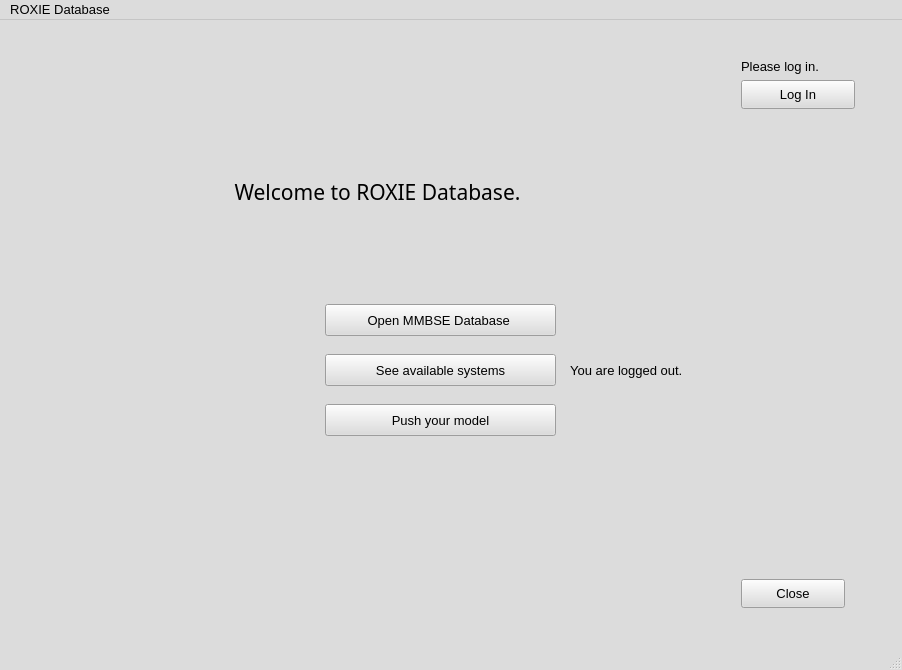
<?xml version="1.0" encoding="UTF-8"?>
<ui version="4.0">
 <class>MainWindow</class>
 <widget class="QMainWindow" name="MainWindow">
  <property name="geometry">
   <rect>
    <x>0</x>
    <y>0</y>
    <width>902</width>
    <height>670</height>
   </rect>
  </property>
  <property name="sizePolicy">
   <sizepolicy hsizetype="MinimumExpanding" vsizetype="MinimumExpanding">
    <horstretch>0</horstretch>
    <verstretch>0</verstretch>
   </sizepolicy>
  </property>
  <property name="maximumSize">
   <size>
    <width>1677550</width>
    <height>16777215</height>
   </size>
  </property>
  <property name="palette">
   <palette>
    <active>
     <colorrole role="WindowText">
      <brush brushstyle="SolidPattern">
       <color alpha="255">
        <red>0</red>
        <green>0</green>
        <blue>0</blue>
       </color>
      </brush>
     </colorrole>
     <colorrole role="Button">
      <brush brushstyle="SolidPattern">
       <color alpha="255">
        <red>220</red>
        <green>220</green>
        <blue>220</blue>
       </color>
      </brush>
     </colorrole>
     <colorrole role="Light">
      <brush brushstyle="SolidPattern">
       <color alpha="255">
        <red>255</red>
        <green>255</green>
        <blue>255</blue>
       </color>
      </brush>
     </colorrole>
     <colorrole role="Midlight">
      <brush brushstyle="SolidPattern">
       <color alpha="255">
        <red>237</red>
        <green>237</green>
        <blue>237</blue>
       </color>
      </brush>
     </colorrole>
     <colorrole role="Dark">
      <brush brushstyle="SolidPattern">
       <color alpha="255">
        <red>110</red>
        <green>110</green>
        <blue>110</blue>
       </color>
      </brush>
     </colorrole>
     <colorrole role="Mid">
      <brush brushstyle="SolidPattern">
       <color alpha="255">
        <red>147</red>
        <green>147</green>
        <blue>147</blue>
       </color>
      </brush>
     </colorrole>
     <colorrole role="Text">
      <brush brushstyle="SolidPattern">
       <color alpha="255">
        <red>0</red>
        <green>0</green>
        <blue>0</blue>
       </color>
      </brush>
     </colorrole>
     <colorrole role="BrightText">
      <brush brushstyle="SolidPattern">
       <color alpha="255">
        <red>255</red>
        <green>255</green>
        <blue>255</blue>
       </color>
      </brush>
     </colorrole>
     <colorrole role="ButtonText">
      <brush brushstyle="SolidPattern">
       <color alpha="255">
        <red>0</red>
        <green>0</green>
        <blue>0</blue>
       </color>
      </brush>
     </colorrole>
     <colorrole role="Base">
      <brush brushstyle="SolidPattern">
       <color alpha="255">
        <red>255</red>
        <green>255</green>
        <blue>255</blue>
       </color>
      </brush>
     </colorrole>
     <colorrole role="Window">
      <brush brushstyle="SolidPattern">
       <color alpha="255">
        <red>220</red>
        <green>220</green>
        <blue>220</blue>
       </color>
      </brush>
     </colorrole>
     <colorrole role="Shadow">
      <brush brushstyle="SolidPattern">
       <color alpha="255">
        <red>0</red>
        <green>0</green>
        <blue>0</blue>
       </color>
      </brush>
     </colorrole>
     <colorrole role="AlternateBase">
      <brush brushstyle="SolidPattern">
       <color alpha="255">
        <red>237</red>
        <green>237</green>
        <blue>237</blue>
       </color>
      </brush>
     </colorrole>
     <colorrole role="ToolTipBase">
      <brush brushstyle="SolidPattern">
       <color alpha="255">
        <red>255</red>
        <green>255</green>
        <blue>220</blue>
       </color>
      </brush>
     </colorrole>
     <colorrole role="ToolTipText">
      <brush brushstyle="SolidPattern">
       <color alpha="255">
        <red>0</red>
        <green>0</green>
        <blue>0</blue>
       </color>
      </brush>
     </colorrole>
    </active>
    <inactive>
     <colorrole role="WindowText">
      <brush brushstyle="SolidPattern">
       <color alpha="255">
        <red>0</red>
        <green>0</green>
        <blue>0</blue>
       </color>
      </brush>
     </colorrole>
     <colorrole role="Button">
      <brush brushstyle="SolidPattern">
       <color alpha="255">
        <red>220</red>
        <green>220</green>
        <blue>220</blue>
       </color>
      </brush>
     </colorrole>
     <colorrole role="Light">
      <brush brushstyle="SolidPattern">
       <color alpha="255">
        <red>255</red>
        <green>255</green>
        <blue>255</blue>
       </color>
      </brush>
     </colorrole>
     <colorrole role="Midlight">
      <brush brushstyle="SolidPattern">
       <color alpha="255">
        <red>237</red>
        <green>237</green>
        <blue>237</blue>
       </color>
      </brush>
     </colorrole>
     <colorrole role="Dark">
      <brush brushstyle="SolidPattern">
       <color alpha="255">
        <red>110</red>
        <green>110</green>
        <blue>110</blue>
       </color>
      </brush>
     </colorrole>
     <colorrole role="Mid">
      <brush brushstyle="SolidPattern">
       <color alpha="255">
        <red>147</red>
        <green>147</green>
        <blue>147</blue>
       </color>
      </brush>
     </colorrole>
     <colorrole role="Text">
      <brush brushstyle="SolidPattern">
       <color alpha="255">
        <red>0</red>
        <green>0</green>
        <blue>0</blue>
       </color>
      </brush>
     </colorrole>
     <colorrole role="BrightText">
      <brush brushstyle="SolidPattern">
       <color alpha="255">
        <red>255</red>
        <green>255</green>
        <blue>255</blue>
       </color>
      </brush>
     </colorrole>
     <colorrole role="ButtonText">
      <brush brushstyle="SolidPattern">
       <color alpha="255">
        <red>0</red>
        <green>0</green>
        <blue>0</blue>
       </color>
      </brush>
     </colorrole>
     <colorrole role="Base">
      <brush brushstyle="SolidPattern">
       <color alpha="255">
        <red>255</red>
        <green>255</green>
        <blue>255</blue>
       </color>
      </brush>
     </colorrole>
     <colorrole role="Window">
      <brush brushstyle="SolidPattern">
       <color alpha="255">
        <red>220</red>
        <green>220</green>
        <blue>220</blue>
       </color>
      </brush>
     </colorrole>
     <colorrole role="Shadow">
      <brush brushstyle="SolidPattern">
       <color alpha="255">
        <red>0</red>
        <green>0</green>
        <blue>0</blue>
       </color>
      </brush>
     </colorrole>
     <colorrole role="AlternateBase">
      <brush brushstyle="SolidPattern">
       <color alpha="255">
        <red>237</red>
        <green>237</green>
        <blue>237</blue>
       </color>
      </brush>
     </colorrole>
     <colorrole role="ToolTipBase">
      <brush brushstyle="SolidPattern">
       <color alpha="255">
        <red>255</red>
        <green>255</green>
        <blue>220</blue>
       </color>
      </brush>
     </colorrole>
     <colorrole role="ToolTipText">
      <brush brushstyle="SolidPattern">
       <color alpha="255">
        <red>0</red>
        <green>0</green>
        <blue>0</blue>
       </color>
      </brush>
     </colorrole>
    </inactive>
    <disabled>
     <colorrole role="WindowText">
      <brush brushstyle="SolidPattern">
       <color alpha="255">
        <red>110</red>
        <green>110</green>
        <blue>110</blue>
       </color>
      </brush>
     </colorrole>
     <colorrole role="Button">
      <brush brushstyle="SolidPattern">
       <color alpha="255">
        <red>220</red>
        <green>220</green>
        <blue>220</blue>
       </color>
      </brush>
     </colorrole>
     <colorrole role="Light">
      <brush brushstyle="SolidPattern">
       <color alpha="255">
        <red>255</red>
        <green>255</green>
        <blue>255</blue>
       </color>
      </brush>
     </colorrole>
     <colorrole role="Midlight">
      <brush brushstyle="SolidPattern">
       <color alpha="255">
        <red>237</red>
        <green>237</green>
        <blue>237</blue>
       </color>
      </brush>
     </colorrole>
     <colorrole role="Dark">
      <brush brushstyle="SolidPattern">
       <color alpha="255">
        <red>110</red>
        <green>110</green>
        <blue>110</blue>
       </color>
      </brush>
     </colorrole>
     <colorrole role="Mid">
      <brush brushstyle="SolidPattern">
       <color alpha="255">
        <red>147</red>
        <green>147</green>
        <blue>147</blue>
       </color>
      </brush>
     </colorrole>
     <colorrole role="Text">
      <brush brushstyle="SolidPattern">
       <color alpha="255">
        <red>110</red>
        <green>110</green>
        <blue>110</blue>
       </color>
      </brush>
     </colorrole>
     <colorrole role="BrightText">
      <brush brushstyle="SolidPattern">
       <color alpha="255">
        <red>255</red>
        <green>255</green>
        <blue>255</blue>
       </color>
      </brush>
     </colorrole>
     <colorrole role="ButtonText">
      <brush brushstyle="SolidPattern">
       <color alpha="255">
        <red>110</red>
        <green>110</green>
        <blue>110</blue>
       </color>
      </brush>
     </colorrole>
     <colorrole role="Base">
      <brush brushstyle="SolidPattern">
       <color alpha="255">
        <red>220</red>
        <green>220</green>
        <blue>220</blue>
       </color>
      </brush>
     </colorrole>
     <colorrole role="Window">
      <brush brushstyle="SolidPattern">
       <color alpha="255">
        <red>220</red>
        <green>220</green>
        <blue>220</blue>
       </color>
      </brush>
     </colorrole>
     <colorrole role="Shadow">
      <brush brushstyle="SolidPattern">
       <color alpha="255">
        <red>0</red>
        <green>0</green>
        <blue>0</blue>
       </color>
      </brush>
     </colorrole>
     <colorrole role="AlternateBase">
      <brush brushstyle="SolidPattern">
       <color alpha="255">
        <red>220</red>
        <green>220</green>
        <blue>220</blue>
       </color>
      </brush>
     </colorrole>
     <colorrole role="ToolTipBase">
      <brush brushstyle="SolidPattern">
       <color alpha="255">
        <red>255</red>
        <green>255</green>
        <blue>220</blue>
       </color>
      </brush>
     </colorrole>
     <colorrole role="ToolTipText">
      <brush brushstyle="SolidPattern">
       <color alpha="255">
        <red>0</red>
        <green>0</green>
        <blue>0</blue>
       </color>
      </brush>
     </colorrole>
    </disabled>
   </palette>
  </property>
  <property name="font">
   <font>
    <pointsize>10</pointsize>
   </font>
  </property>
  <property name="cursor">
   <cursorShape>ArrowCursor</cursorShape>
  </property>
  <property name="mouseTracking">
   <bool>false</bool>
  </property>
  <property name="windowTitle">
   <string>ROXIE-MMBSE </string>
  </property>
  <property name="documentMode">
   <bool>false</bool>
  </property>
  <widget class="QWidget" name="centralwidget">
   <layout class="QGridLayout" name="gridLayout_4">
    <item row="18" column="1">
     <widget class="QWidget" name="widget" native="true">
      <property name="sizePolicy">
       <sizepolicy hsizetype="MinimumExpanding" vsizetype="MinimumExpanding">
        <horstretch>0</horstretch>
        <verstretch>0</verstretch>
       </sizepolicy>
      </property>
      <property name="maximumSize">
       <size>
        <width>727</width>
        <height>407</height>
       </size>
      </property>
      <layout class="QGridLayout" name="gridLayout_3">
       <property name="topMargin">
        <number>9</number>
       </property>
       <property name="bottomMargin">
        <number>10</number>
       </property>
       <item row="0" column="0" rowspan="2" colspan="2">
        <layout class="QVBoxLayout" name="verticalLayout">
         <item>
          <layout class="QGridLayout" name="gridLayout_2" rowstretch="0,0,0,0,0,0,0" columnstretch="0,0">
           <property name="sizeConstraint">
            <enum>QLayout::SetDefaultConstraint</enum>
           </property>
           <property name="leftMargin">
            <number>0</number>
           </property>
           <property name="topMargin">
            <number>13</number>
           </property>
           <property name="rightMargin">
            <number>2</number>
           </property>
           <property name="bottomMargin">
            <number>4</number>
           </property>
           <property name="horizontalSpacing">
            <number>37</number>
           </property>
           <property name="verticalSpacing">
            <number>52</number>
           </property>
           <item row="6" column="0">
            <widget class="QLabel" name="image">
             <property name="sizePolicy">
              <sizepolicy hsizetype="Fixed" vsizetype="Fixed">
               <horstretch>0</horstretch>
               <verstretch>0</verstretch>
              </sizepolicy>
             </property>
             <property name="minimumSize">
              <size>
               <width>208</width>
               <height>218</height>
              </size>
             </property>
             <property name="maximumSize">
              <size>
               <width>208</width>
               <height>218</height>
              </size>
             </property>
             <property name="styleSheet">
              <string notr="true">QLabel {
    border: 2px;
    border-radius: 10px;
    padding: 1px;
    margin: 1px;
}
</string>
             </property>
             <property name="text">
              <string/>
             </property>
             <property name="pixmap">
              <pixmap>MMBSE_Favicon_Color.png</pixmap>
             </property>
             <property name="scaledContents">
              <bool>true</bool>
             </property>
             <property name="wordWrap">
              <bool>false</bool>
             </property>
            </widget>
           </item>
           <item row="6" column="1">
            <layout class="QGridLayout" name="gridLayout">
             <property name="sizeConstraint">
              <enum>QLayout::SetFixedSize</enum>
             </property>
             <property name="leftMargin">
              <number>9</number>
             </property>
             <property name="topMargin">
              <number>28</number>
             </property>
             <property name="rightMargin">
              <number>1</number>
             </property>
             <property name="bottomMargin">
              <number>16</number>
             </property>
             <item row="2" column="0">
              <widget class="QPushButton" name="button_models">
               <property name="sizePolicy">
                <sizepolicy hsizetype="Fixed" vsizetype="Fixed">
                 <horstretch>0</horstretch>
                 <verstretch>0</verstretch>
                </sizepolicy>
               </property>
               <property name="minimumSize">
                <size>
                 <width>231</width>
                 <height>32</height>
                </size>
               </property>
               <property name="text">
                <string>See available systems</string>
               </property>
               <property name="icon">
                <iconset>
                 <normaloff>../assets/icons/book-open.svg</normaloff>../assets/icons/book-open.svg</iconset>
               </property>
              </widget>
             </item>
             <item row="1" column="0">
              <spacer name="verticalSpacer">
               <property name="orientation">
                <enum>Qt::Vertical</enum>
               </property>
               <property name="sizeType">
                <enum>QSizePolicy::Fixed</enum>
               </property>
               <property name="sizeHint" stdset="0">
                <size>
                 <width>20</width>
                 <height>1</height>
                </size>
               </property>
              </spacer>
             </item>
             <item row="0" column="0">
              <widget class="QPushButton" name="button_open_db">
               <property name="sizePolicy">
                <sizepolicy hsizetype="Fixed" vsizetype="Fixed">
                 <horstretch>0</horstretch>
                 <verstretch>0</verstretch>
                </sizepolicy>
               </property>
               <property name="minimumSize">
                <size>
                 <width>231</width>
                 <height>32</height>
                </size>
               </property>
               <property name="text">
                <string>Open MMBSE Database </string>
               </property>
               <property name="icon">
                <iconset>
                 <normaloff>../assets/icons/cloud.svg</normaloff>../assets/icons/cloud.svg</iconset>
               </property>
              </widget>
             </item>
             <item row="2" column="1">
              <widget class="QLabel" name="label_systems_error">
               <property name="text">
                <string>    You are logged out.</string>
               </property>
              </widget>
             </item>
             <item row="4" column="0">
              <widget class="QPushButton" name="button_push_model">
               <property name="sizePolicy">
                <sizepolicy hsizetype="Fixed" vsizetype="Fixed">
                 <horstretch>0</horstretch>
                 <verstretch>0</verstretch>
                </sizepolicy>
               </property>
               <property name="minimumSize">
                <size>
                 <width>231</width>
                 <height>32</height>
                </size>
               </property>
               <property name="text">
                <string>Push your model</string>
               </property>
               <property name="icon">
                <iconset>
                 <normaloff>../assets/icons/send.svg</normaloff>../assets/icons/send.svg</iconset>
               </property>
              </widget>
             </item>
             <item row="3" column="0">
              <spacer name="verticalSpacer_9">
               <property name="orientation">
                <enum>Qt::Vertical</enum>
               </property>
               <property name="sizeType">
                <enum>QSizePolicy::Fixed</enum>
               </property>
               <property name="sizeHint" stdset="0">
                <size>
                 <width>20</width>
                 <height>1</height>
                </size>
               </property>
              </spacer>
             </item>
             <item row="5" column="0">
              <spacer name="verticalSpacer_3">
               <property name="orientation">
                <enum>Qt::Vertical</enum>
               </property>
               <property name="sizeType">
                <enum>QSizePolicy::Fixed</enum>
               </property>
               <property name="sizeHint" stdset="0">
                <size>
                 <width>13</width>
                 <height>7</height>
                </size>
               </property>
              </spacer>
             </item>
            </layout>
           </item>
           <item row="0" column="0" rowspan="3" colspan="2">
            <widget class="QLabel" name="label_welcome">
             <property name="sizePolicy">
              <sizepolicy hsizetype="MinimumExpanding" vsizetype="MinimumExpanding">
               <horstretch>0</horstretch>
               <verstretch>0</verstretch>
              </sizepolicy>
             </property>
             <property name="font">
              <font>
               <family>Bahnschrift SemiLight</family>
               <pointsize>16</pointsize>
               <underline>false</underline>
               <strikeout>false</strikeout>
               <kerning>true</kerning>
              </font>
             </property>
             <property name="styleSheet">
              <string notr="true"/>
             </property>
             <property name="text">
              <string>Welcome to ROXIE Database.</string>
             </property>
             <property name="textFormat">
              <enum>Qt::AutoText</enum>
             </property>
             <property name="scaledContents">
              <bool>false</bool>
             </property>
             <property name="alignment">
              <set>Qt::AlignCenter</set>
             </property>
             <property name="wordWrap">
              <bool>false</bool>
             </property>
            </widget>
           </item>
          </layout>
         </item>
         <item>
          <spacer name="verticalSpacer_5">
           <property name="orientation">
            <enum>Qt::Vertical</enum>
           </property>
           <property name="sizeType">
            <enum>QSizePolicy::Fixed</enum>
           </property>
           <property name="sizeHint" stdset="0">
            <size>
             <width>20</width>
             <height>13</height>
            </size>
           </property>
          </spacer>
         </item>
         <item>
          <layout class="QHBoxLayout" name="horizontalLayout">
           <property name="leftMargin">
            <number>0</number>
           </property>
           <property name="topMargin">
            <number>9</number>
           </property>
           <item>
            <spacer name="horizontalSpacer_2">
             <property name="orientation">
              <enum>Qt::Horizontal</enum>
             </property>
             <property name="sizeHint" stdset="0">
              <size>
               <width>40</width>
               <height>20</height>
              </size>
             </property>
            </spacer>
           </item>
          </layout>
         </item>
        </layout>
       </item>
      </layout>
     </widget>
    </item>
    <item row="21" column="3">
     <spacer name="verticalSpacer_7">
      <property name="orientation">
       <enum>Qt::Vertical</enum>
      </property>
      <property name="sizeType">
       <enum>QSizePolicy::MinimumExpanding</enum>
      </property>
      <property name="sizeHint" stdset="0">
       <size>
        <width>12</width>
        <height>3</height>
       </size>
      </property>
     </spacer>
    </item>
    <item row="4" column="3">
     <widget class="QPushButton" name="button_login">
      <property name="enabled">
       <bool>true</bool>
      </property>
      <property name="sizePolicy">
       <sizepolicy hsizetype="Fixed" vsizetype="Fixed">
        <horstretch>0</horstretch>
        <verstretch>0</verstretch>
       </sizepolicy>
      </property>
      <property name="minimumSize">
       <size>
        <width>114</width>
        <height>29</height>
       </size>
      </property>
      <property name="text">
       <string>Log In</string>
      </property>
      <property name="icon">
       <iconset>
        <normaloff>../assets/icons/log-in.svg</normaloff>../assets/icons/log-in.svg</iconset>
      </property>
     </widget>
    </item>
    <item row="20" column="4">
     <spacer name="horizontalSpacer_7">
      <property name="orientation">
       <enum>Qt::Horizontal</enum>
      </property>
      <property name="sizeType">
       <enum>QSizePolicy::MinimumExpanding</enum>
      </property>
      <property name="sizeHint" stdset="0">
       <size>
        <width>10</width>
        <height>11</height>
       </size>
      </property>
     </spacer>
    </item>
    <item row="4" column="2">
     <spacer name="horizontalSpacer_5">
      <property name="orientation">
       <enum>Qt::Horizontal</enum>
      </property>
      <property name="sizeHint" stdset="0">
       <size>
        <width>40</width>
        <height>20</height>
       </size>
      </property>
     </spacer>
    </item>
    <item row="20" column="1">
     <spacer name="verticalSpacer_4">
      <property name="orientation">
       <enum>Qt::Vertical</enum>
      </property>
      <property name="sizeType">
       <enum>QSizePolicy::MinimumExpanding</enum>
      </property>
      <property name="sizeHint" stdset="0">
       <size>
        <width>20</width>
        <height>9</height>
       </size>
      </property>
     </spacer>
    </item>
    <item row="4" column="4">
     <spacer name="horizontalSpacer_4">
      <property name="orientation">
       <enum>Qt::Horizontal</enum>
      </property>
      <property name="sizeType">
       <enum>QSizePolicy::MinimumExpanding</enum>
      </property>
      <property name="sizeHint" stdset="0">
       <size>
        <width>0</width>
        <height>21</height>
       </size>
      </property>
     </spacer>
    </item>
    <item row="18" column="0">
     <spacer name="horizontalSpacer_3">
      <property name="orientation">
       <enum>Qt::Horizontal</enum>
      </property>
      <property name="sizeHint" stdset="0">
       <size>
        <width>53</width>
        <height>28</height>
       </size>
      </property>
     </spacer>
    </item>
    <item row="18" column="3">
     <spacer name="horizontalSpacer">
      <property name="minimumSize">
       <size>
        <width>58</width>
        <height>29</height>
       </size>
      </property>
      <property name="orientation">
       <enum>Qt::Horizontal</enum>
      </property>
      <property name="sizeHint" stdset="0">
       <size>
        <width>40</width>
        <height>20</height>
       </size>
      </property>
     </spacer>
    </item>
    <item row="20" column="2">
     <spacer name="horizontalSpacer_6">
      <property name="orientation">
       <enum>Qt::Horizontal</enum>
      </property>
      <property name="sizeHint" stdset="0">
       <size>
        <width>40</width>
        <height>20</height>
       </size>
      </property>
     </spacer>
    </item>
    <item row="3" column="3" colspan="2">
     <widget class="QLabel" name="label_login">
      <property name="sizePolicy">
       <sizepolicy hsizetype="Fixed" vsizetype="Fixed">
        <horstretch>0</horstretch>
        <verstretch>0</verstretch>
       </sizepolicy>
      </property>
      <property name="text">
       <string>Please log in.</string>
      </property>
     </widget>
    </item>
    <item row="19" column="3">
     <spacer name="verticalSpacer_8">
      <property name="orientation">
       <enum>Qt::Vertical</enum>
      </property>
      <property name="sizeHint" stdset="0">
       <size>
        <width>20</width>
        <height>40</height>
       </size>
      </property>
     </spacer>
    </item>
    <item row="5" column="3">
     <spacer name="verticalSpacer_6">
      <property name="orientation">
       <enum>Qt::Vertical</enum>
      </property>
      <property name="sizeHint" stdset="0">
       <size>
        <width>20</width>
        <height>40</height>
       </size>
      </property>
     </spacer>
    </item>
    <item row="20" column="3">
     <widget class="QPushButton" name="button_cancel">
      <property name="sizePolicy">
       <sizepolicy hsizetype="Fixed" vsizetype="Fixed">
        <horstretch>0</horstretch>
        <verstretch>0</verstretch>
       </sizepolicy>
      </property>
      <property name="minimumSize">
       <size>
        <width>104</width>
        <height>29</height>
       </size>
      </property>
      <property name="text">
       <string>Close</string>
      </property>
      <property name="icon">
       <iconset>
        <normaloff>../assets/icons/x-circle.svg</normaloff>../assets/icons/x-circle.svg</iconset>
      </property>
     </widget>
    </item>
    <item row="0" column="1">
     <spacer name="verticalSpacer_2">
      <property name="orientation">
       <enum>Qt::Vertical</enum>
      </property>
      <property name="sizeType">
       <enum>QSizePolicy::MinimumExpanding</enum>
      </property>
      <property name="sizeHint" stdset="0">
       <size>
        <width>8</width>
        <height>23</height>
       </size>
      </property>
     </spacer>
    </item>
   </layout>
  </widget>
  <widget class="QStatusBar" name="statusbar"/>
  <widget class="QMenuBar" name="menuBar">
   <property name="geometry">
    <rect>
     <x>0</x>
     <y>0</y>
     <width>902</width>
     <height>21</height>
    </rect>
   </property>
   <widget class="QMenu" name="menuROXIE_Database">
    <property name="title">
     <string>ROXIE Database</string>
    </property>
    <addaction name="actionSet_Path"/>
    <addaction name="actionShow_Path"/>
   </widget>
   <addaction name="menuROXIE_Database"/>
  </widget>
  <action name="actionOpen_new_file">
   <property name="text">
    <string>Open new system</string>
   </property>
  </action>
  <action name="actionOpen_new_moedl">
   <property name="text">
    <string>Open new model</string>
   </property>
  </action>
  <action name="actionSet_Path">
   <property name="text">
    <string>Set Local Path</string>
   </property>
  </action>
  <action name="actionShow_Path">
   <property name="text">
    <string>Show Local Path</string>
   </property>
  </action>
 </widget>
 <resources/>
 <connections/>
</ui>
